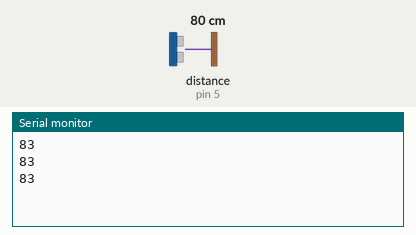
Simulated run of this sketch. Board: Arduino Nano, built with avr-gcc and run on an emulated ATmega328P. Shown: the last lines printed to the serial monitor. The test bench sets the inputs (shaded band); at power-on: distance to the obstacle (sensor on pin 5) 80 cm. The echo pulse lasts 58.3 µs per cm.

Above: at 1.2 s.
1.3 s: distance to the obstacle (sensor on pin 5) set to 2 cm
At 1.77 s:
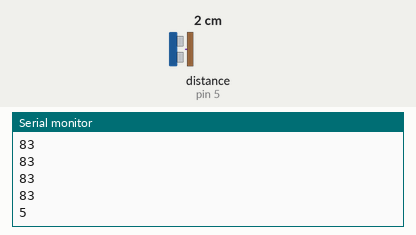
2.8 s: distance to the obstacle (sensor on pin 5) set to 4 cm
At 2.98 s:
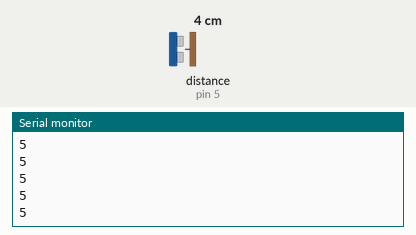
Timing chart, 0 to 5.8 s (numbered marks = the images above; inputs shaded):
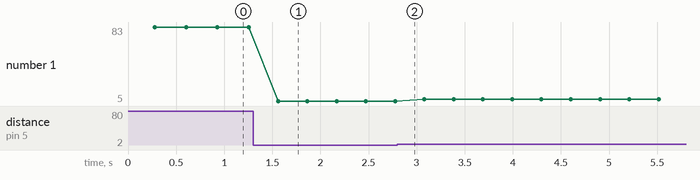

Measured:
- after the input at 1.3 s, the serial monitor: prints a new line after 0.26 s (image 1)
- plotted number 1: 83 → 5 after the input at 1.3 s, 5 → 7 after the input at 2.8 s

The sketch:

jsn-st04.ino
```cpp
// jsn-S04T-v3 test
// Arduino Nano

#include <HCSR04.h>

#define TRIG_PIN 6
#define ECHO_PIN 5

void readSensor();
HCSR04 hc(TRIG_PIN, ECHO_PIN);

void setup() {
  pinMode(TRIG_PIN, OUTPUT);
  // some people say it goes better with a pullup
  // I haven't needed it
  // pinMode(ECHO_PIN, INPUT_PULLUP);
  pinMode(ECHO_PIN, INPUT);
  digitalWrite(TRIG_PIN, LOW);
  Serial.begin(115200);
}


// Thanks for this, StackOverflow
int get_most_common(int vet[], size_t dim)
{
    size_t i, j, count;
    size_t most = 0;
    int temp, elem;

    for(i = 0; i < dim; i++) {
        temp = vet[i];
        count = 1;
        for(j = i + 1; j < dim; j++) {
            if(vet[j] == temp) {
                count++;
            }
        }
        if (most < count) {
            most = count;
            elem = vet[i];
        }
    }
    return elem;
}


void readSensor(){
  // to -try- to get rid of the wrong readings
  // (the sensor is not very stable), we read a few
  // times and keep the value that was most repeated
  int valuesToRead = 5;

  int values[valuesToRead];
  for (int i=0; i<valuesToRead; i++){
   values[i] = hc.dist();
   // it seems a good idea to give the little thing
   // some time to settle
   delay(50);
  }

  // that +3 is to correct the (looks like) constant error
  // that my specific module is producing
  int distance = get_most_common(values, valuesToRead) + 3;

  Serial.println(distance);
}


void loop() {
  readSensor();
  delay(50);
}
```
